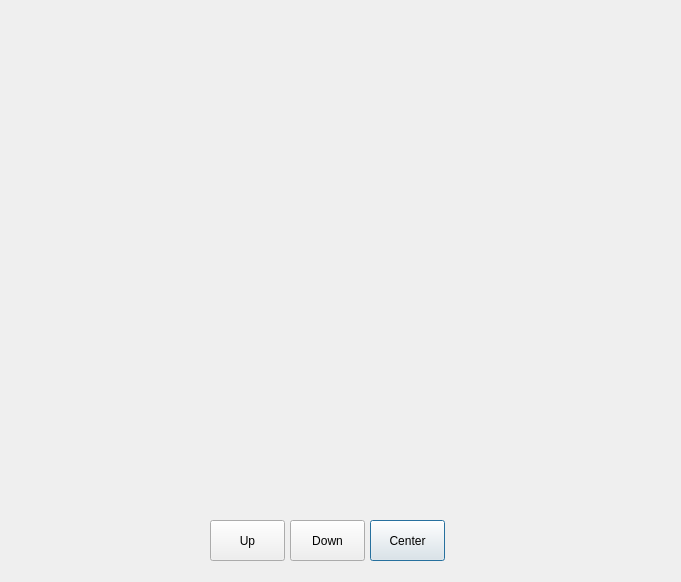
<?xml version="1.0" encoding="UTF-8"?>
<ui version="4.0">
 <class>Dialog</class>
 <widget class="QDialog" name="Dialog">
  <property name="geometry">
   <rect>
    <x>0</x>
    <y>0</y>
    <width>681</width>
    <height>582</height>
   </rect>
  </property>
  <property name="windowTitle">
   <string>Dialog</string>
  </property>
  <widget class="QPushButton" name="button_center">
   <property name="geometry">
    <rect>
     <x>370</x>
     <y>520</y>
     <width>75</width>
     <height>41</height>
    </rect>
   </property>
   <property name="text">
    <string>Center</string>
   </property>
  </widget>
  <widget class="QPushButton" name="button_up">
   <property name="geometry">
    <rect>
     <x>210</x>
     <y>520</y>
     <width>75</width>
     <height>41</height>
    </rect>
   </property>
   <property name="text">
    <string>Up</string>
   </property>
  </widget>
  <widget class="QPushButton" name="button_down">
   <property name="geometry">
    <rect>
     <x>290</x>
     <y>520</y>
     <width>75</width>
     <height>41</height>
    </rect>
   </property>
   <property name="text">
    <string>Down</string>
   </property>
  </widget>
  <widget class="QLabel" name="camera_color">
   <property name="geometry">
    <rect>
     <x>25</x>
     <y>22</y>
     <width>320</width>
     <height>240</height>
    </rect>
   </property>
   <property name="text">
    <string/>
   </property>
  </widget>
  <widget class="QLabel" name="camera_depth">
   <property name="geometry">
    <rect>
     <x>360</x>
     <y>20</y>
     <width>320</width>
     <height>240</height>
    </rect>
   </property>
   <property name="text">
    <string/>
   </property>
  </widget>
  <widget class="Kinect::Display" name="camera" native="true">
   <property name="geometry">
    <rect>
     <x>20</x>
     <y>20</y>
     <width>640</width>
     <height>480</height>
    </rect>
   </property>
  </widget>
 </widget>
 <customwidgets>
  <customwidget>
   <class>Kinect::Display</class>
   <extends>QWidget</extends>
   <header>display.h</header>
   <container>1</container>
  </customwidget>
 </customwidgets>
 <resources/>
 <connections/>
</ui>
